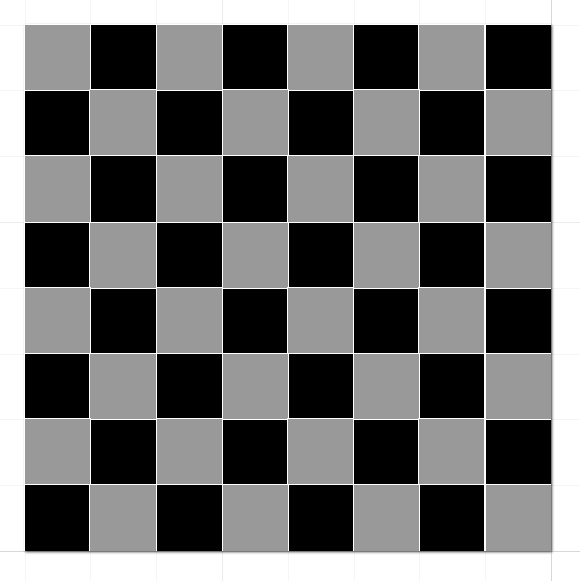
#> input picture 2-Basic Image Manipulation/Resources/Images/chess_board.png, 580 x 581 px
$ jupyter execute Imange_manipulation.ipynb   (shell and % lines are left out)
#> lines starting #> are read from the running program, lines starting #| are printed output that depends on the picture; after the words box and inside, x2 and y2 are one past the last pixel; in counts of white or black regions, pixels touching at a corner belong together
### Basic Image Manipulation
<ul>
    <li>Accessing and manipulating individual pixels</li>
    <li>Image resizing</li>
    <li>Cropping</li>
    <li>Flipping</li>
</ul>

[cell 1]
import cv2
import numpy
import matplotlib.pyplot as plt
from PIL import Image
from IPython.display import Image

### Chess board image

[cell 2]
chess_img = cv2.imread("./Resources/Images/chess_board.png", 0)
#> chess_img is the input picture: shape (581, 580); min 0, max 255, mean 112.5
plt.imshow(chess_img, cmap="gray")
#> (this line was passed over: IPython is not available in this run)
print(chess_img)
#> (printed output is left out)

[cell 3]
# accessing individual pixel
print(chess_img[0, 0])
#| 255

[cell 4]
# print(chess_img.shape)
print(chess_img[0, 10])
#| 255

### Modifying individual pixel

[cell 5]
chess_img[0, 0]=0
#> chess_img: shape (581, 580); under 0.01% of pixels changed, all inside (x1, y1, x2, y2) = (0, 0, 1, 1)
chess_img[0, 1]=0
#> chess_img: shape (581, 580); min 0, max 255, mean 112.5
chess_img[0, 2]=0
#> chess_img: shape (581, 580); min 0, max 255, mean 112.5
chess_img[0, 3]=0
#> chess_img: shape (581, 580); min 0, max 255, mean 112.5
chess_img[0, 4]=0
#> chess_img: shape (581, 580); min 0, max 255, mean 112.5
plt.imshow(chess_img, cmap="gray")
#> (this line was passed over: IPython is not available in this run)

### Cropping

[cell 6]
chess_img_bgr = cv2.imread("./Resources/Images/chess_board.png", cv2.IMREAD_COLOR)
chess_img_rgb = chess_img_bgr[:, :, ::-1]

plt.imshow(chess_img_rgb)
#> (this line was passed over: IPython is not available in this run)
plt.show()

[cell 7]
cropped_ches_img_rgb = chess_img_rgb[0:10, 4:14]

plt.imshow(cropped_ches_img_rgb)
#> (this line was passed over: IPython is not available in this run)
plt.show()

### Resizing the images
<ul>
    <li>We will use resize() function fron opencv to do this</li>
</ul>

[cell 8]
resized_cropped_chess = cv2.resize(cropped_ches_img_rgb, None, fx=2, fy=2)
#> resized_cropped_chess: shape (20, 20, 3); every value is 255
plt.imshow(resized_cropped_chess)
#> (this line was passed over: IPython is not available in this run)
plt.show()

##### Method 2, to resize the images

[cell 9]
# fixing width and height before

h=300
w=150
dims=(w, h)

resized_cropped_img = cv2.resize(chess_img_rgb, dsize=dims, interpolation=cv2.INTER_AREA)
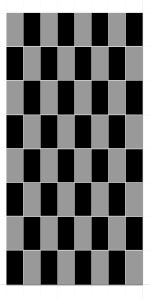
#> resized_cropped_img: shape (300, 150, 3); min 0, max 255, mean 112.5
plt.imshow(resized_cropped_img)
#> (this line was passed over: IPython is not available in this run)

### Actual show of the image and saving

[cell 10]
# showing the resized image by factor 2

resized_cropped_chess=resized_cropped_chess[:, :, ::-1]
cv2.imwrite("./Resources/Saved Images/resized_by_fator2.png", resized_cropped_chess)
Image("./Resources/Saved Images/resized_by_fator2.png")

### Flipping of an Image

[cell 11]
# for that we use flip()

hori_flip = cv2.flip(cropped_ches_img_rgb, 1)
vertical_flip = cv2.flip(cropped_ches_img_rgb, 0)
both_flip = cv2.flip(cropped_ches_img_rgb, -1)

plt.figure(figsize=[18, 5])
#> (this line was passed over: IPython is not available in this run)
